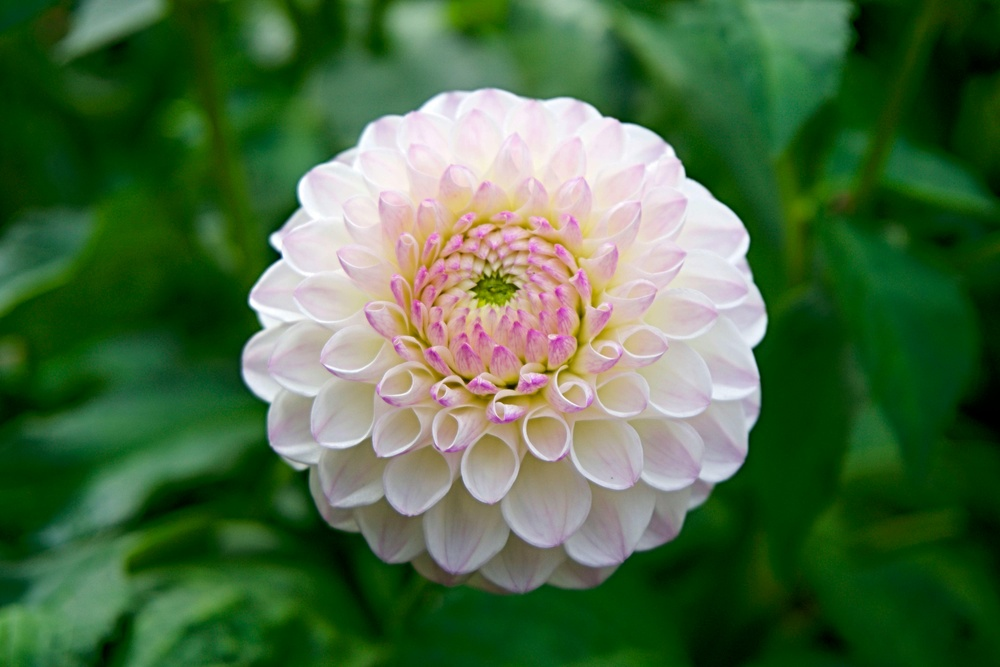
#> input picture Assignment1/flower.jpg, 1000 x 667 px, shrunk from 6000 x 4000 before the run
$ jupyter execute --allow-errors Assignment1_Pixel_Manipulation.ipynb
#> lines starting #> are read from the running program, lines starting #| are printed output that depends on the picture; after the words box and inside, x2 and y2 are one past the last pixel; in counts of white or black regions, pixels touching at a corner belong together
## Assignment 1: Advanced Pixel-Level Manipulation

## Project Structure
1. Import the required libraries.
2. Load, inspect, and display Image1 and Image2.
3. Manipulate image pixels directly using NumPy array slicing.
4. Crop a random 30×30 region from Image1.
5. Paste the cropped region into Image2 to create Image3.
6. Convert Image1, Image2, and Image3 to grayscale.
7. Apply a sharpening kernel to Image3.
8. Display and compare the final results.

## Step 1: Import libraries

In this step the required libraries are imported. NumPy was used for direct pixel-level manipulation and array slicing. PIL was used to load and process the images, OpenCV was used for grayscale conversion and kernel filtering, and Matplotlib was used to display the results.

[cell 1]
import numpy as np
import matplotlib.pyplot as plt
import cv2

from PIL import Image
from google.colab import files

## Step 2: Upload two images

The two input images are uploaded from the local device into Google Colab.

[cell 2]
uploaded = files.upload()
#> the answer given: flower.jpg

[cell 3]
file_names = list(uploaded.keys())

print("Uploaded files:", file_names)

image1_path = file_names[0]
#> (the rest of this cell did not finish here and is left out)

## Step 3: Loading the Images

The two images are loaded using PIL and converted to RGB format. They are then converted into NumPy arrays so that their pixel values can be accessed and manipulated directly.

[cell 4]
image1_pil = Image.open("flower.jpg").convert("RGB")
#> image1_pil is the input picture: PIL image 1000x667 RGB; mean R, G, B 74.7, 108.4, 68.1
image2_pil = Image.open("cat.jpg").convert("RGB")
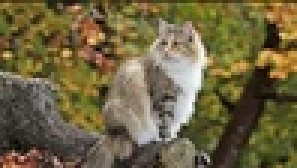
#> input picture Assignment1/cat.jpg, 99 x 56 px, shrunk from 592 x 333 before the run (shown 3 times larger)
#> image2_pil is the input picture: PIL image 99x56 RGB; mean R, G, B 111, 99.8, 65.6

#Convert to numpy arrays
image1 = np.array(image1_pil)
image2 = np.array(image2_pil)

print("The images were loaded successfully.")

## Step 4: Inspecting the Images

The shape, data type, minimum pixel value, and maximum pixel value of each image are inspected. The shape of an RGB image is represented as height, width, and number of color channels.

[cell 5]
print("Image1: Flower")
print("Shape:", image1.shape)
#| Shape: (667, 1000, 3)
print("Height:", image1.shape[0])
#| Height: 667
print("Width:", image1.shape[1])
#| Width: 1000
print("Number of channels:", image1.shape[2])
#| Number of channels: 3
print("Data type:", image1.dtype)
#| Data type: uint8
print("Minimum pixel value:", image1.min())
#| Minimum pixel value: 0
print("Maximum pixel value:", image1.max())
#| Maximum pixel value: 255

print("\nImage2: Cat")
print("Shape:", image2.shape)
#| Shape: (56, 99, 3)
print("Height:", image2.shape[0])
#| Height: 56
print("Width:", image2.shape[1])
#| Width: 99
print("Number of channels:", image2.shape[2])
#| Number of channels: 3
print("Data type:", image2.dtype)
#| Data type: uint8
print("Minimum pixel value:", image2.min())
#| Minimum pixel value: 0
print("Maximum pixel value:", image2.max())
#| Maximum pixel value: 255

## Step 5: Displaying the Two Images

The two original images are displayed side by side using Matplotlib. Image1 contains a flower, and Image2 contains a cat.

[cell 6]
plt.figure(figsize=(14, 6))

plt.subplot(1, 2, 1)
plt.imshow(image1)
plt.title("Image1: Flower")
plt.axis("off")

plt.subplot(1, 2, 2)
plt.imshow(image2)
plt.title("Image2: Cat")
plt.axis("off")

plt.tight_layout()
plt.show()
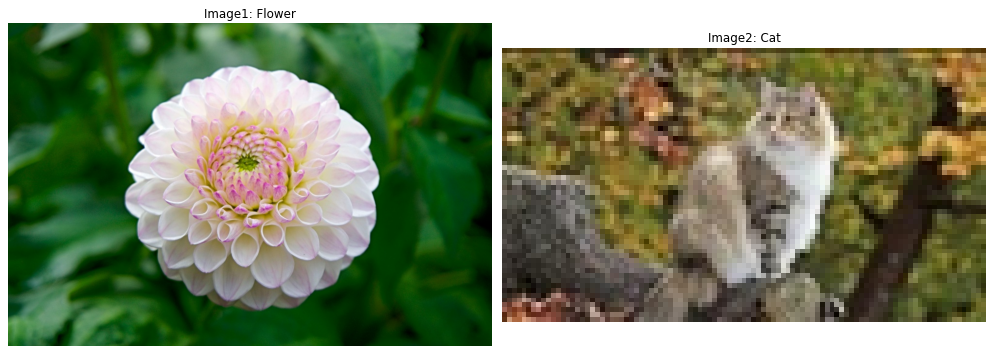
#> figure drawn by matplotlib, 2 panels

## Step 6: Direct Image Matrix Manipulation

An image is represented as a NumPy matrix containing pixel values. A copy of Image1 is created, and a rectangular pixel region is selected directly using array slicing. The RGB values of this region are changed to red. This demonstrates direct manipulation of an image matrix without using a built-in drawing function.

[cell 7]
#Making copy to preserve the original image
manipulated_image1 = image1.copy()

#Select a pixel using array
start_y = 100
end_y = 250
start_x = 100
end_x = 300

#Change the selected pixels to red
manipulated_image1[start_y:end_y, start_x:end_x] = [255, 0, 0]
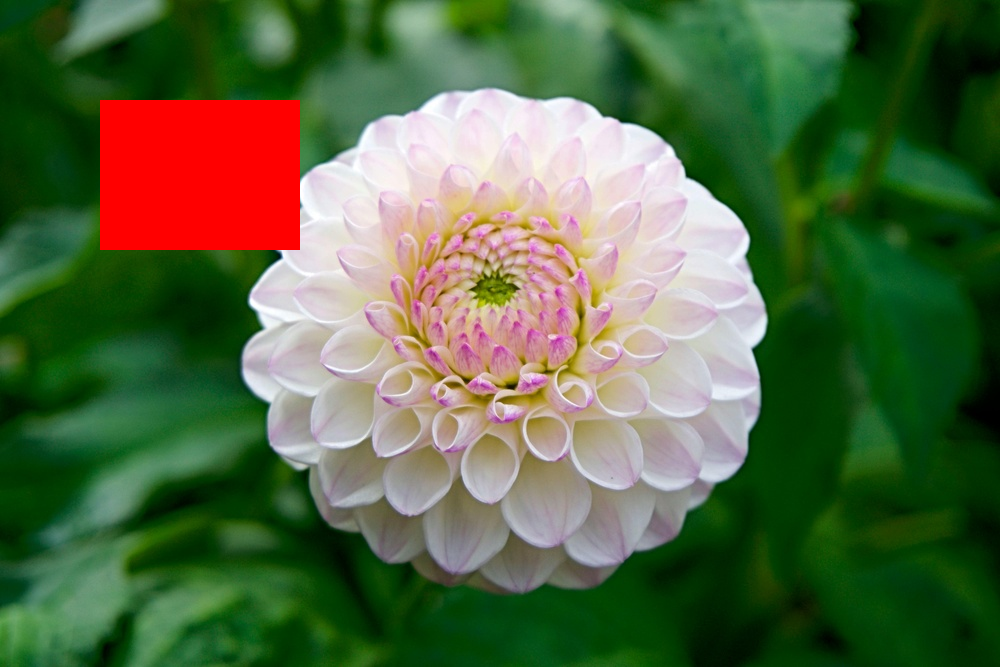
#> manipulated_image1: shape (667, 1000, 3); 4.5% of pixels changed, all inside (x1, y1, x2, y2) = (100, 100, 300, 250)

[cell 8]
plt.figure(figsize=(14, 6))

plt.subplot(1, 2, 1)
plt.imshow(image1)
plt.title("Original Image1")
plt.axis("off")

plt.subplot(1, 2, 2)
plt.imshow(manipulated_image1)
plt.title("Image1 After Direct Matrix Manipulation")
plt.axis("off")

plt.tight_layout()
plt.show()
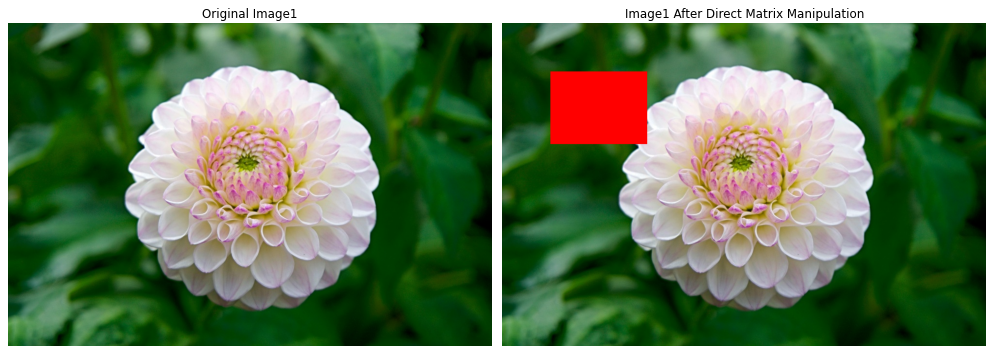
#> figure drawn by matplotlib, 2 panels

## Step 7: Extracting a Random 30×30 Crop from Image1

Random x and y coordinates are generated within the valid dimensions of Image1. NumPy array slicing is then used to extract a 30×30 pixel region from the randomly selected location.

[cell 9]
crop_size = 30

# Get Image1 dimensions
image1_height, image1_width = image1.shape[:2]
#> image1_height = 667; image1_width = 1000

# Generate a random valid location
crop_x = np.random.randint(0, image1_width - crop_size + 1)
#> crop_x = 684
crop_y = np.random.randint(0, image1_height - crop_size + 1)
#> crop_y = 559

# Extract a 30×30 region using array slicing
random_crop = image1[
    crop_y:crop_y + crop_size,
    crop_x:crop_x + crop_size
]
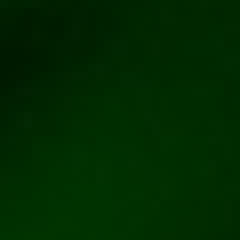
#> random_crop: shape (30, 30, 3) (shown 8 times larger); mean R, G, B 0.4, 41.4, 0.3

print("Random crop location in Image1:")
print("x1 =", crop_x)
#| x1 = 684
print("y1 =", crop_y)
#| y1 = 559
print("x2 =", crop_x + crop_size)
#| x2 = 714
print("y2 =", crop_y + crop_size)
#| y2 = 589
print("Crop shape:", random_crop.shape)
#| Crop shape: (30, 30, 3)

[cell 10]
plt.figure(figsize=(4, 4))

plt.imshow(random_crop)
plt.title("Random 30×30 Crop from Image1")
plt.axis("off")

plt.show()

## Step 8: Creating Image3

A copy of Image2 is created and named Image3. Another valid random location is generated inside Image2. The 30×30 crop extracted from Image1 is then pasted into Image3 using NumPy array slicing.

[cell 11]
#Create Image3 as copy of Image2
image3 = image2.copy()

#Get Image3 dimensions
image3_height, image3_width = image3.shape[:2]
#> image3_height = 56; image3_width = 99

#Generate a random valid paste location
paste_x = np.random.randint(0, image3_width - crop_size + 1)
#> paste_x = 64
paste_y = np.random.randint(0, image3_height - crop_size + 1)
#> paste_y = 3

#Paste the crop into Image3
image3[
    paste_y:paste_y + crop_size,
    paste_x:paste_x + crop_size
] = random_crop
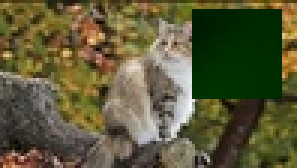
#> image3: shape (56, 99, 3) (shown 3 times larger); 16.23% of pixels changed, all inside (x1, y1, x2, y2) = (64, 3, 94, 33)

print("Random paste location in Image3:")
print("x1 =", paste_x)
#| x1 = 64
print("y1 =", paste_y)
#| y1 = 3
print("x2 =", paste_x + crop_size)
#| x2 = 94
print("y2 =", paste_y + crop_size)
#| y2 = 33

[cell 12]
plt.figure(figsize=(15, 5))

plt.subplot(1, 3, 1)
plt.imshow(random_crop)
plt.title("30×30 Crop from Image1")
plt.axis("off")

plt.subplot(1, 3, 2)
plt.imshow(image2)
plt.title("Original Image2")
plt.axis("off")

plt.subplot(1, 3, 3)
plt.imshow(image3)
plt.title("Image3: Crop Pasted into Image2")
plt.axis("off")

plt.tight_layout()
plt.show()

## Step 9: Grayscale Conversion

Image1, Image2, and Image3 are converted from the RGB color space to grayscale using OpenCV. An RGB image contains three color values per pixel, while a grayscale image contains only one intensity value per pixel.

[cell 13]
gray_image1 = cv2.cvtColor(image1, cv2.COLOR_RGB2GRAY)
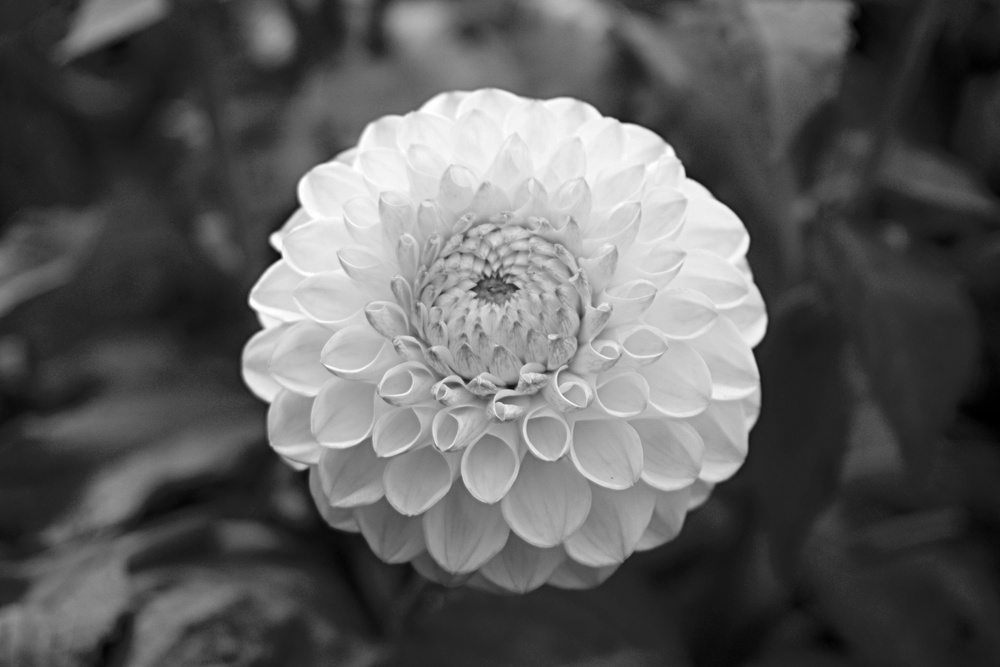
#> gray_image1: shape (667, 1000); min 0, max 255, mean 93.7
gray_image2 = cv2.cvtColor(image2, cv2.COLOR_RGB2GRAY)
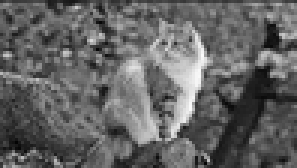
#> gray_image2: shape (56, 99) (shown 3 times larger); min 4, max 250, mean 99.3
gray_image3 = cv2.cvtColor(image3, cv2.COLOR_RGB2GRAY)
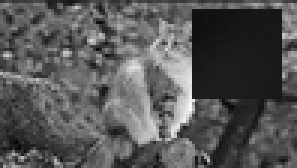
#> gray_image3: shape (56, 99) (shown 3 times larger); min 4, max 249, mean 86.4

print("RGB Image1 shape:", image1.shape)
#| RGB Image1 shape: (667, 1000, 3)
print("Grayscale Image1 shape:", gray_image1.shape)
#| Grayscale Image1 shape: (667, 1000)

print("\nRGB Image2 shape:", image2.shape)
#| RGB Image2 shape: (56, 99, 3)
print("Grayscale Image2 shape:", gray_image2.shape)
#| Grayscale Image2 shape: (56, 99)

print("\nRGB Image3 shape:", image3.shape)
#| RGB Image3 shape: (56, 99, 3)
print("Grayscale Image3 shape:", gray_image3.shape)
#| Grayscale Image3 shape: (56, 99)

[cell 14]
plt.figure(figsize=(16, 6))

plt.subplot(1, 3, 1)
plt.imshow(gray_image1, cmap="gray")
plt.title("Grayscale Image1")
plt.axis("off")

plt.subplot(1, 3, 2)
plt.imshow(gray_image2, cmap="gray")
plt.title("Grayscale Image2")
plt.axis("off")

plt.subplot(1, 3, 3)
plt.imshow(gray_image3, cmap="gray")
plt.title("Grayscale Image3")
plt.axis("off")

plt.tight_layout()
plt.show()

## Step 10: Applying a Sharpening Kernel to Image3

A custom 3×3 sharpening kernel is applied to the grayscale version of Image3 using OpenCV. The positive center value strengthens the current pixel, while the negative surrounding values emphasize the differences between neighboring pixels. As a result, the edges and fine details in Image3 become sharper.

[cell 15]
#3×3 sharpening kernel
sharpening_kernel = np.array([
    [-1, -1, -1],
    [-1,  9, -1],
    [-1, -1, -1]
], dtype=np.float32)

print("Sharpening kernel:")
print(sharpening_kernel)

[cell 16]
#Apply Kernal
sharpened_image3 = cv2.filter2D(
    src=gray_image3,
    ddepth=-1,
    kernel=sharpening_kernel
)
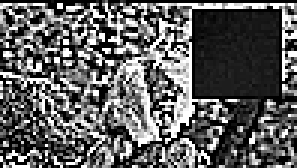
#> sharpened_image3: shape (56, 99) (shown 3 times larger); min 0, max 255, mean 95.1

[cell 17]
plt.figure(figsize=(14, 6))

plt.subplot(1, 2, 1)
plt.imshow(gray_image3, cmap="gray")
plt.title("Grayscale Image3 Before Sharpening")
plt.axis("off")

plt.subplot(1, 2, 2)
plt.imshow(sharpened_image3, cmap="gray")
plt.title("Image3 After Applying Sharpening Kernel")
plt.axis("off")

plt.tight_layout()
plt.show()
